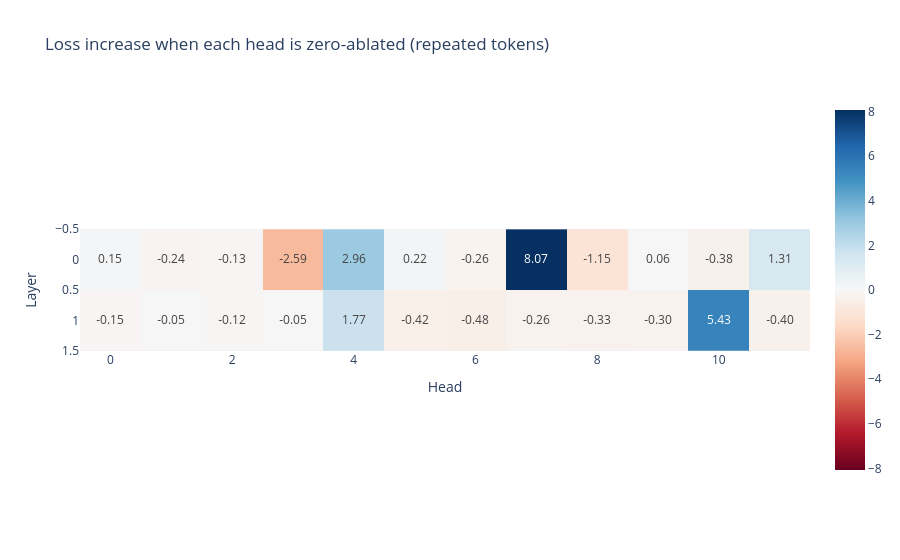

Notebook source saved alongside this figure:
### Code cell
ablation_scores = get_ablation_scores(model, rep_tokens)
heatmap(ablation_scores, "Loss increase when each head is zero-ablated (repeated tokens)", text_auto=".2f")

# ✅ check: the circuit heads 0.7, 1.4 and 1.10 should all be among the most important
top4 = [f"{i // 12}.{i % 12}" for i in t.topk(ablation_scores.flatten(), 4).indices.tolist()]
print("Most important heads (descending):", top4)
print("Scores:", {h: round(ablation_scores[int(h[0]), int(h[2:])].item(), 2) for h in top4})
assert {"0.7", "1.4", "1.10"} <= set(top4)

### Figure 1 — Plotly figure (JSON) as saved in the notebook; plotly's stock layout.template omitted (floating-point values rounded to 4 significant figures)
{"data": [{"coloraxis": "coloraxis", "hovertemplate": "Head: %{x}<br>Layer: %{y}<br>color: %{z}<extra></extra>", "name": "0", "texttemplate": "%{z:.2f}", "type": "heatmap", "xaxis": "x", "yaxis": "y", "z": [[0.1482, -0.2401, -0.1273, -2.591, 2.959, 0.2196, -0.2576, 8.069, -1.149, 0.06362, -0.3802, 1.313], [-0.1506, -0.04836, -0.1229, -0.04853, 1.765, -0.4218, -0.4771, -0.2617, -0.3294, -0.2985, 5.427, -0.3988]]}], "layout": {"coloraxis": {"autocolorscale": false, "cmid": 0.0, "colorscale": [[0.0, "rgb(103,0,31)"], [0.1, "rgb(178,24,43)"], [0.2, "rgb(214,96,77)"], [0.3, "rgb(244,165,130)"], [0.4, "rgb(253,219,199)"], [0.5, "rgb(247,247,247)"], [0.6, "rgb(209,229,240)"], [0.7, "rgb(146,197,222)"], [0.8, "rgb(67,147,195)"], [0.9, "rgb(33,102,172)"], [1.0, "rgb(5,48,97)"]]}, "title": {"text": "Loss increase when each head is zero-ablated (repeated tokens)"}, "xaxis": {"anchor": "y", "constrain": "domain", "domain": [0.0, 1.0], "scaleanchor": "y", "title": {"text": "Head"}}, "yaxis": {"anchor": "x", "autorange": "reversed", "constrain": "domain", "domain": [0.0, 1.0], "title": {"text": "Layer"}}}}
